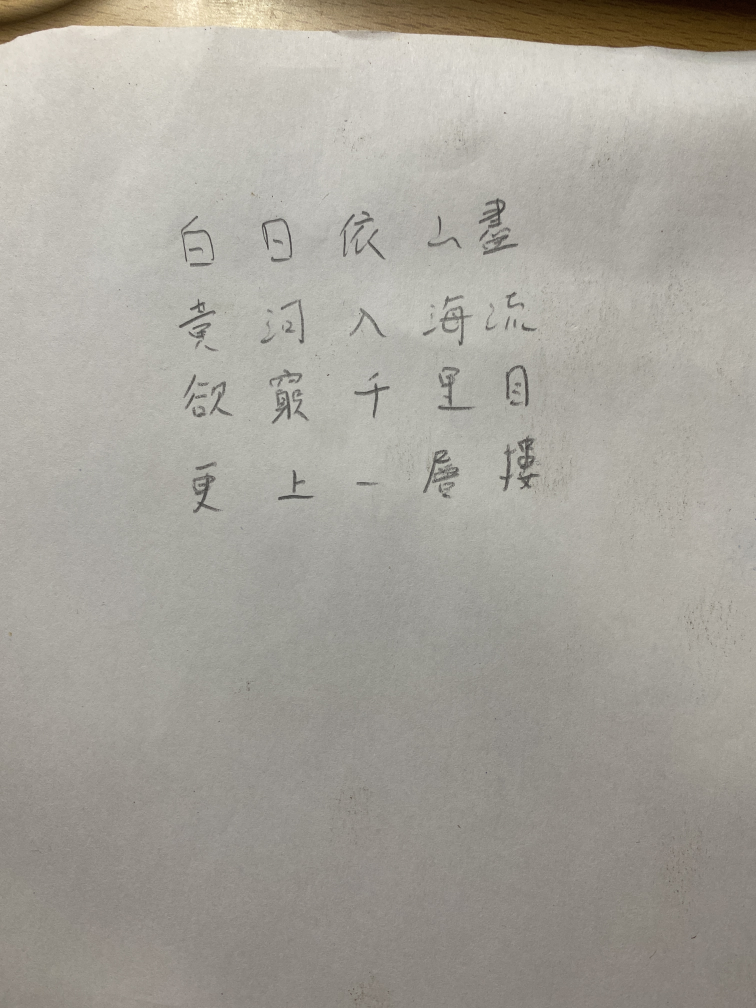
#> input picture mathedu/writingtest/00001_3232444.jpg, 3024 x 4032 px (shown at 1/4 size); its folder holds only this picture in this run
$ python catch3f.py
#> lines starting #> are read from the running program, lines starting #| are printed output that depends on the picture; after the words box and inside, x2 and y2 are one past the last pixel; in counts of white or black regions, pixels touching at a corner belong together
import cv2
import pytesseract
from PIL import Image
import concurrent.futures
import os

# 設置 Tesseract 可執行文件的路徑
pytesseract.pytesseract.tesseract_cmd = r'C:\Program Files\Tesseract-OCR\tesseract.exe'

# 圖片資料夾路徑
image_folder = 'writingtest'
output_folder = 'output_images'
os.makedirs(output_folder, exist_ok=True)

# 迭代資料夾中的所有圖片檔案
for image_file in os.listdir(image_folder):
    image_path = os.path.join(image_folder, image_file)
    image = cv2.imread(image_path)
#> image is the input picture: shape (4032, 3024, 3); mean B, G, R 155.1, 163.1, 166.6

    if image is None:
        print(f"Error: 無法加載圖片 {image_file}。")
        continue

    # 獲取原圖的寬和高
    orig_height, orig_width = image.shape[:2]
#> orig_height = 4032; orig_width = 3024

    # 設定最大寬度或高度
    max_dim = 1000

    # 計算縮放比例，保持寬高比例
    scale_factor = max_dim / max(orig_width, orig_height)
#> scale_factor = 0.248

    # 根據計算出的縮放比例來調整圖片大小
    dim = (int(orig_width * scale_factor), int(orig_height * scale_factor))
#> dim = (750, 1000)
    resized_image = cv2.resize(image, dim, interpolation=cv2.INTER_AREA)
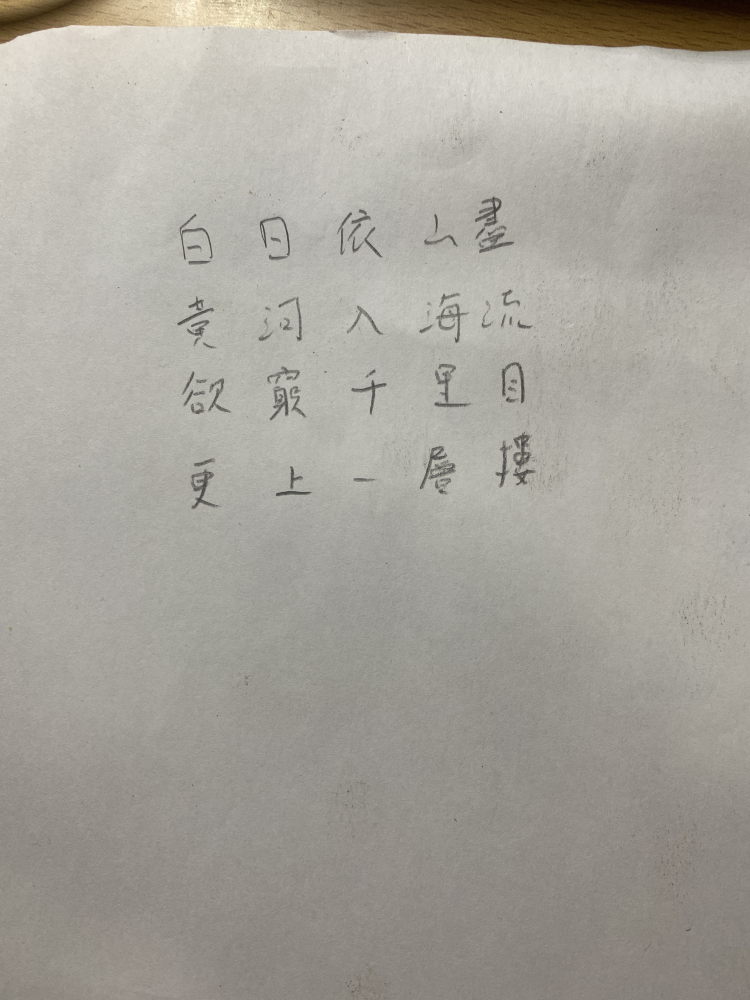
#> resized_image: shape (1000, 750, 3); mean B, G, R 155.1, 163.1, 166.6

    # 將圖片轉換為灰度圖
    gray = cv2.cvtColor(resized_image, cv2.COLOR_BGR2GRAY)
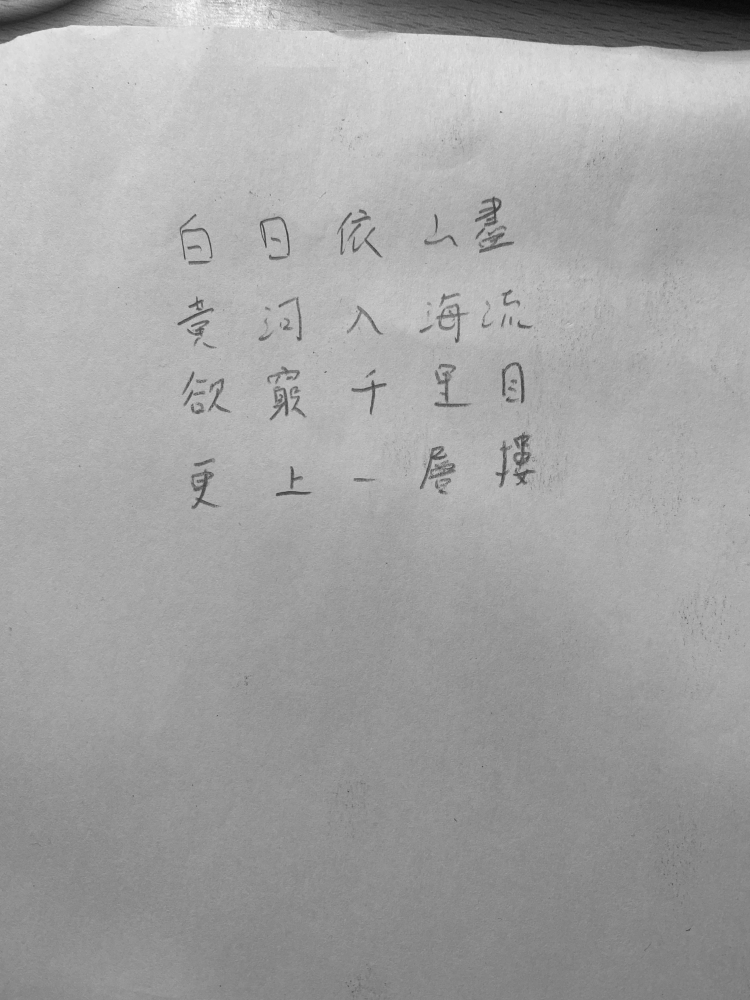
#> gray: shape (1000, 750); min 7, max 250, mean 163.2

    # 使用自適應閾值處理
    binary = cv2.adaptiveThreshold(gray, 255, cv2.ADAPTIVE_THRESH_GAUSSIAN_C, cv2.THRESH_BINARY_INV, 11, 2)
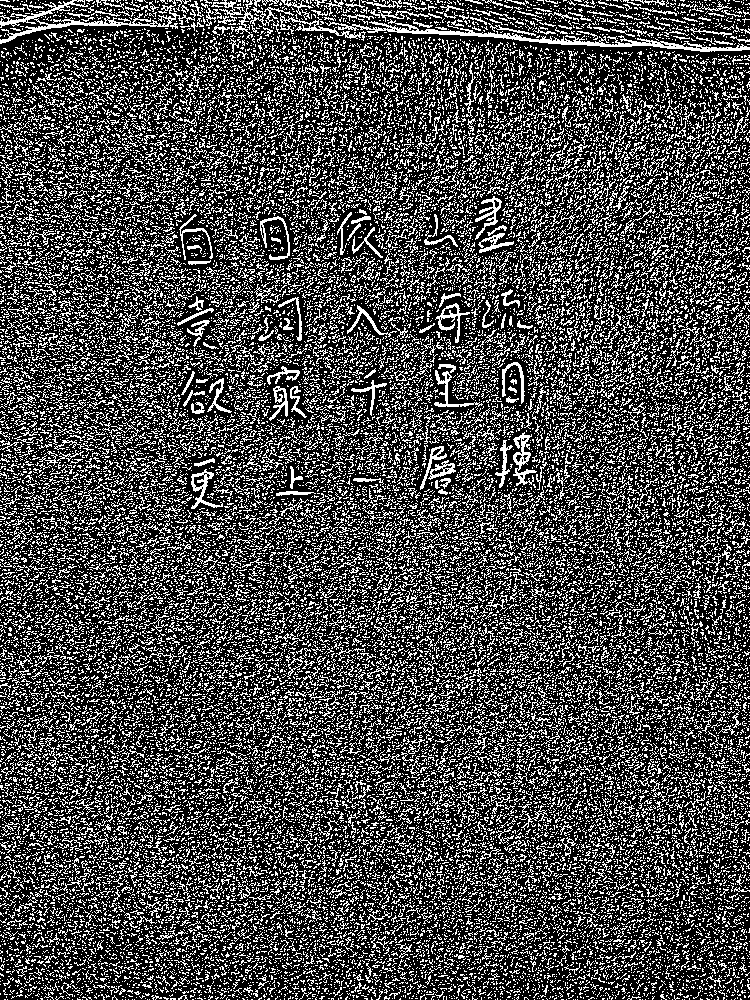
#> binary: shape (1000, 750); 28.5% white in thin lines or dots

    # 找到輪廓
    contours, _ = cv2.findContours(binary, cv2.RETR_EXTERNAL, cv2.CHAIN_APPROX_SIMPLE)
#> contours = 32396 contours, 32156 with area under 20; largest, box (x1, y1, x2, y2) and area: (325, 19, 750, 52) 1476, (0, 0, 196, 44) 988, (513, 432, 537, 486) 402, (191, 469, 223, 509) 378, (435, 303, 470, 343) 312

    # 設定最小面積閾值
    min_area = 2500

    # 處理每個輪廓的函數
    def process_contour(contour):
        x, y, w, h = cv2.boundingRect(contour)
        area = w * h
        if area < min_area:
            return None  # 忽略面積小於最小值的輪廓

        roi = resized_image[y:y + h, x:x + w]
        roi_pil = Image.fromarray(cv2.cvtColor(roi, cv2.COLOR_BGR2RGB))
#> (the run stopped early here; a loop or call above may not have finished)
